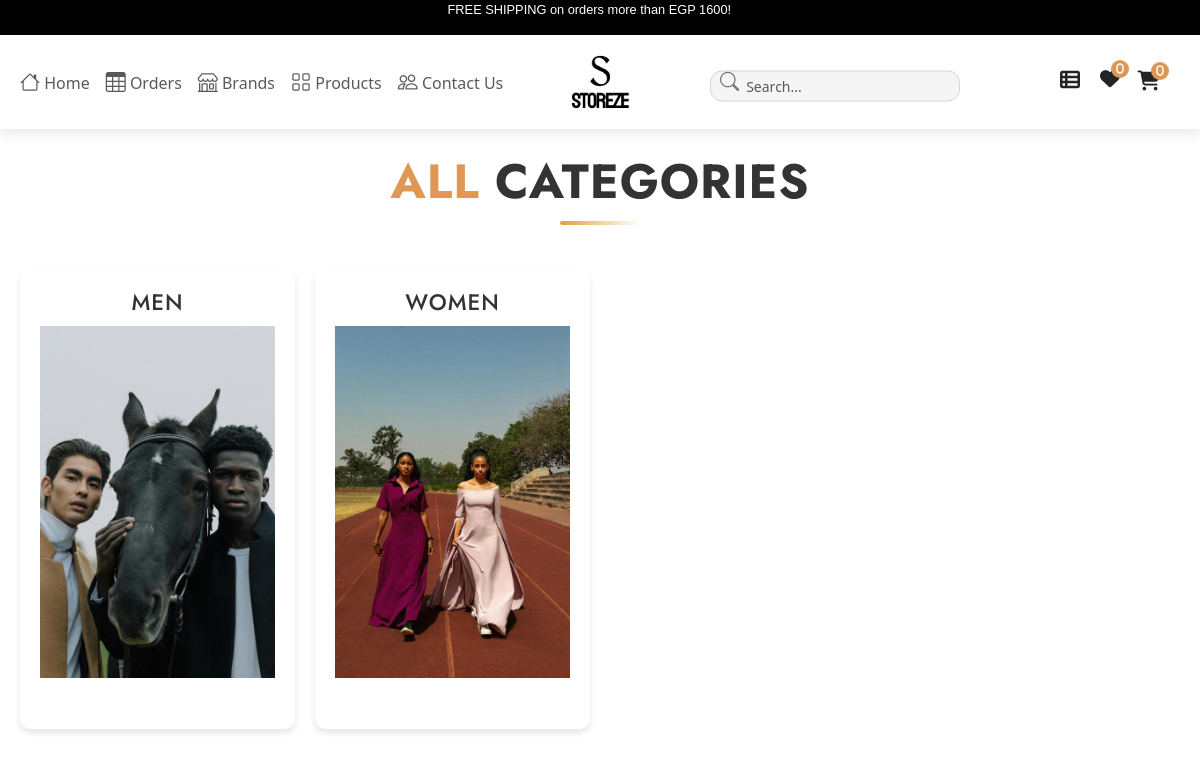
Page /categories/ on the committed database.
### app/models.py (models this page shows, shortened)
class Category(models.Model):
    main_category = models.ForeignKey('Main_Category', on_delete=models.CASCADE)
    name = models.CharField(max_length=100)
    created_at = models.DateTimeField(auto_now_add=True, blank=True, null=True)
    logo = models.ImageField(upload_to="media/category_img", blank=True, null=True)

### app/views.py (the view)
# urls.py: path('categories/', views.category_list, name='category_list'),
def category_list(request):
    main_category = Main_Category.objects.all()
    sub_category = Sub_Category.objects.all()
    categories = Category.objects.all()  # Fetch all categories from the database
    return render(request, 'categories/category_list.html', {'categories': categories, 'main_category': main_category, 'sub_category': sub_category})

### app/context_processors.py (called while the page is built)
def wishlist_count(request):
    if request.user.is_authenticated:
        return {'wishlist_count': Wishlist.objects.filter(user=request.user).count()}
    return {'wishlist_count': 0}

### app/templates/categories/category_list.html (shortened to what this page needs)
{% extends 'app/base.html'%}
{% block content %}
<h1 class="text-center my-4 fw-bold display-5 position-relative modern-heading">
    <span style="color:#DF9755">All</span> Categories
</h1>
<div class="brand-list">
    {% for cat in categories %}
        <div class="brand-item">
            <h2 style="font-family: 'Jost', 'Segoe UI', sans-serif;
    text-transform: uppercase;
    letter-spacing: 1px;
    color: #333;"><a href="{% url 'category_detail' cat.id %}">{{ cat.name }}</h2>
            {% if cat.logo %}
                <img src="{{ cat.logo.url}}" alt="{{ cat.name }} Logo"></a>
            {% endif %}
        </div>
    {% endfor %}
</div>
{% endblock %}

### app/templates/app/base.html (style rules this page uses)
html, body { max-width: 100%; overflow-x: hidden; }

### app/templates/categories/category_list.html (style rules this page uses)
.brand-list { display: grid; grid-template-columns: repeat(2, 1fr); gap: 20px; padding: 20px; max-width: 1200px; margin: 0 auto; }
.brand-item { background-color: #ffffff; border-radius: 10px; box-shadow: 0 4px 6px rgba(0, 0, 0, 0.1); overflow: hidden; padding: 20px; display: flex; flex-direction: column; justify-content: space-between; height: 100%; transition: transform 0.3s ease; }
.brand-item h2 { font-size: 1.4rem; color: #333; margin-bottom: 10px; text-align: center; }
.brand-item h2 a { text-decoration: none; color: inherit; }
.brand-item img { max-width: 100%; height: auto; margin-bottom: 15px; display: block; margin-left: auto; margin-right: auto; }
@media screen and (min-width: 1025px) { .brand-list { grid-template-columns: repeat(4, 1fr); } }
@media screen and (min-width: 1025px) { .brand-item { height: 100%; } }
.modern-heading { font-family: 'Jost', 'Segoe UI', sans-serif; text-transform: uppercase; letter-spacing: 1px; color: #333; }
.modern-heading::after { content: ""; width: 80px; height: 4px; background: linear-gradient(90deg,rgb(222, 165, 53),rgb(255, 255, 255)); display: block; margin: 10px auto 0; border-radius: 2px; transition: width 0.3s ease; }

### rows in the picture
Category: name "MEN", logo (picture)
Category: name "WOMEN", logo (picture)

### other values in the picture
{{ request.session.cart|length|default:0 }} "0"
{{ wishlist_count }} "0"
